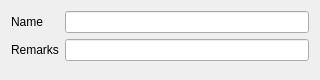
<?xml version="1.0" encoding="UTF-8"?>
<ui version="4.0">
 <class>TestFormEditionWidget</class>
 <widget class="QWidget" name="TestFormEditionWidget">
  <property name="geometry">
   <rect>
    <x>0</x>
    <y>0</y>
    <width>320</width>
    <height>80</height>
   </rect>
  </property>
  <property name="windowTitle">
   <string>Form</string>
  </property>
  <layout class="QFormLayout" name="formLayout">
   <item row="0" column="0">
    <widget class="QLabel" name="lbName">
     <property name="text">
      <string>Name</string>
     </property>
    </widget>
   </item>
   <item row="0" column="1">
    <widget class="QLineEdit" name="leName"/>
   </item>
   <item row="1" column="0">
    <widget class="QLabel" name="lbRemarks">
     <property name="text">
      <string>Remarks</string>
     </property>
    </widget>
   </item>
   <item row="1" column="1">
    <widget class="QLineEdit" name="leRemarks"/>
   </item>
  </layout>
 </widget>
 <resources/>
 <connections/>
</ui>
